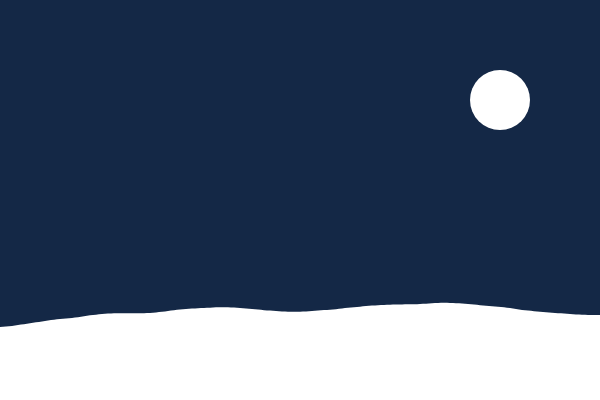
Frame 1 (no input)
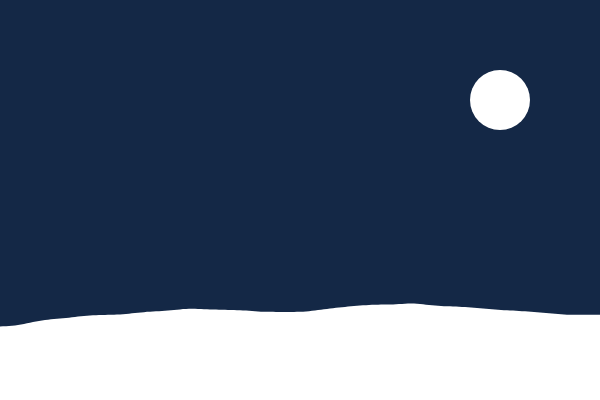
Frame 60 (no input)
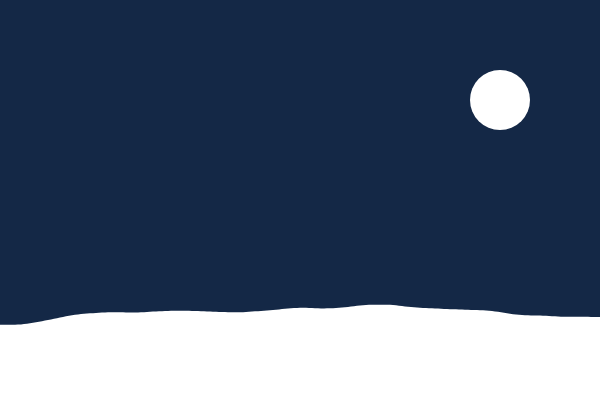
Frame 120 (the mouse pressed at the canvas centre since frame 60)

The p5.js sketch that drew these frames (run headless with seeded random() and noise() and a simulated clock; from frame 60 on, the mouse is pressed at the canvas centre):

// p5.js sketch
// ── sketch.js
let y_off = 0;

function setup() {
  createCanvas(600, 400);
  frameRate(60);
  noStroke();
  fill(100, 150, 255, 180);
}

function draw() {
  background(20, 40, 70);

  //  white moon
  fill(255);
  ellipse(width - 100, 100, 60);

  beginShape();

  let xoff = 0;

  for (let x = 0; x <= width; x += 3) {
    let n = fbm(xoff, y_off);
    let y = map(n, 0, 1, height - 120, height - 50);
    vertex(x, y);
    xoff += 0.005;
  }

  vertex(width, height);
  vertex(0, height);
  endShape(CLOSE);

  y_off += 0.001;
}

function fbm(x, y) {
  let amp = 1;
  let total = 0;
  let freq = 1;
  let max_val = 0;
  let octaves = 3;

  for (let i = 0; i < octaves; i++) {
    total += noise(x * freq, y * freq) * amp;
    max_val += amp;
    amp *= 0.5;
    freq *= 2;
  }
  return total / max_val;
}
